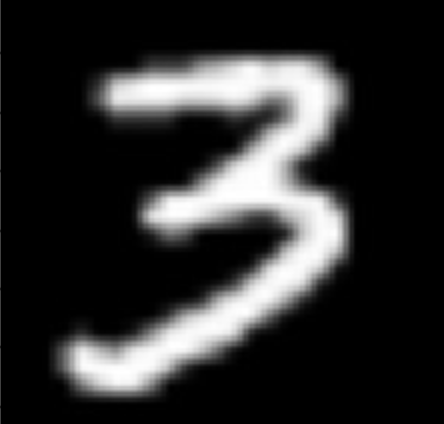
#> input picture mnist/data/infer_3.png, 444 x 424 px; its folder holds only this picture in this run
$ python -i train.py   (imports and definitions only)
#> lines starting #> are read from the running program, lines starting #| are printed output that depends on the picture
#!/usr/bin/env python
# coding: utf-8

# In[1]:


# -*- coding: UTF-8 -*-
"""
训练常用视觉基础网络，用于分类任务
需要将训练图片，类别文件 label_list.txt 放置在同一个文件夹下
程序会先读取 train.txt 文件获取类别数和图片数量
"""
from __future__ import absolute_import
from __future__ import division
from __future__ import print_function
import os
import numpy as np
import time
import math
import paddle
import paddle.fluid as fluid
import codecs
import logging

from paddle.fluid.initializer import MSRA
from paddle.fluid.initializer import Uniform
from paddle.fluid.param_attr import ParamAttr
from PIL import Image
from PIL import ImageEnhance


# In[2]:


train_parameters = {
    "input_size": [3, 224, 224],
    "class_dim": -1,  # 分类数，会在初始化自定义 reader 的时候获得
    "image_count": -1,  # 训练图片数量，会在初始化自定义 reader 的时候获得
    "label_dict": {},  # 类别编号与类别名之间的映射关系
    "data_dir": "data/data2815",  # 训练数据存储地址
    "train_file_list": "train.txt",
    "label_file": "label_list.txt",
    "save_freeze_dir": "./freeze-model",
    "save_persistable_dir": "./persistable-params",
    "continue_train": False,        # 是否接着上一次保存的参数接着训练，优先级高于预训练模型
    "pretrained": True,            # 是否使用预训练的模型
    "pretrained_dir": "data/GoogleNet_pretrained",
    "mode": "train",
    "num_epochs": 120,
    "train_batch_size": 30,
    "mean_rgb": [127.5, 127.5, 127.5],  # 常用图片的三通道均值，通常来说需要先对训练数据做统计，此处仅取中间值
    "use_gpu": True,
    "dropout_seed": None,
    "image_enhance_strategy": {  # 图像增强相关策略
        "need_distort": True,  # 是否启用图像颜色增强
        "need_rotate": True,   # 是否需要增加随机角度
        "need_crop": True,      # 是否要增加裁剪
        "need_flip": True,      # 是否要增加水平随机翻转
        "hue_prob": 0.5,
        "hue_delta": 18,
        "contrast_prob": 0.5,
        "contrast_delta": 0.5,
        "saturation_prob": 0.5,
        "saturation_delta": 0.5,
        "brightness_prob": 0.5,
        "brightness_delta": 0.125
    },
    "early_stop": {
        "sample_frequency": 50,
        "successive_limit": 3,
        "good_acc1": 0.92
    },
    "rsm_strategy": {
        "learning_rate": 0.001,
        "lr_epochs": [20, 40, 60, 80, 100],
        "lr_decay": [1, 0.5, 0.25, 0.1, 0.01, 0.002]
    },
    "momentum_strategy": {
        "learning_rate": 0.001,
        "lr_epochs": [20, 40, 60, 80, 100],
        "lr_decay": [1, 0.5, 0.25, 0.1, 0.01, 0.002]
    },
    "sgd_strategy": {
        "learning_rate": 0.001,
        "lr_epochs": [20, 40, 60, 80, 100],
        "lr_decay": [1, 0.5, 0.25, 0.1, 0.01, 0.002]
    },
    "adam_strategy": {
        "learning_rate": 0.002
    }
}


# In[3]:


class GoogleNet():
    """
    GoogleNet网络类
    """
    def __init__(self):
        self.params = train_parameters

    # [314 lines left out: functions conv_layer, xavier, inception, net, init_log_config, init_train_parameters and 3 more, not called in this run]


def random_brightness(img):
    """
    图像增强，亮度调整
    :param img:
    :return:
    """
    prob = np.random.uniform(0, 1)
    if prob < train_parameters['image_enhance_strategy']['brightness_prob']:
        brightness_delta = train_parameters['image_enhance_strategy']['brightness_delta']
        delta = np.random.uniform(-brightness_delta, brightness_delta) + 1
        img = ImageEnhance.Brightness(img).enhance(delta)
    return img


def random_contrast(img):
    """
    图像增强，对比度调整
    :param img:
    :return:
    """
    prob = np.random.uniform(0, 1)
    if prob < train_parameters['image_enhance_strategy']['contrast_prob']:
        contrast_delta = train_parameters['image_enhance_strategy']['contrast_delta']
        delta = np.random.uniform(-contrast_delta, contrast_delta) + 1
        img = ImageEnhance.Contrast(img).enhance(delta)
    return img


def random_saturation(img):
    """
    图像增强，饱和度调整
    :param img:
    :return:
    """
    prob = np.random.uniform(0, 1)
    if prob < train_parameters['image_enhance_strategy']['saturation_prob']:
        saturation_delta = train_parameters['image_enhance_strategy']['saturation_delta']
        delta = np.random.uniform(-saturation_delta, saturation_delta) + 1
        img = ImageEnhance.Color(img).enhance(delta)
    return img


def random_hue(img):
    """
    图像增强，色度调整
    :param img:
    :return:
    """
    prob = np.random.uniform(0, 1)
    if prob < train_parameters['image_enhance_strategy']['hue_prob']:
        hue_delta = train_parameters['image_enhance_strategy']['hue_delta']
        delta = np.random.uniform(-hue_delta, hue_delta)
        img_hsv = np.array(img.convert('HSV'))
        img_hsv[:, :, 0] = img_hsv[:, :, 0] + delta
        img = Image.fromarray(img_hsv, mode='HSV').convert('RGB')
    return img


def distort_color(img):
    """
    概率的图像增强
    :param img:
    :return:
    """
    prob = np.random.uniform(0, 1)
    # Apply different distort order
    if prob < 0.35:
        img = random_brightness(img)  # 亮度
        img = random_contrast(img)  # 对比度
        img = random_saturation(img)  # 饱和度
        img = random_hue(img)  # 色度
    elif prob < 0.7:
        img = random_brightness(img)  # 亮度
        img = random_saturation(img)  # 饱和度
        img = random_hue(img)  # 色度
        img = random_contrast(img)  # 对比度
    return img


# [232 lines left out: functions custom_image_reader, optimizer_momentum_setting, optimizer_rms_setting, optimizer_sgd_setting, optimizer_adam_setting, load_params and 1 more, not called in this run]


# [4 lines not run here, left out]


# In[ ]:

>>> from PIL import Image
>>> picture = Image.open('../mnist/data/infer_3.png')
#> picture is the input picture: PIL image 444x424 RGBA; mean R, G, B, A 47.2, 47.2, 47.2, 255
>>> result = distort_color(picture)
#> in random_contrast, `img = ImageEnhance.Contrast(img).enhance(delta)`:
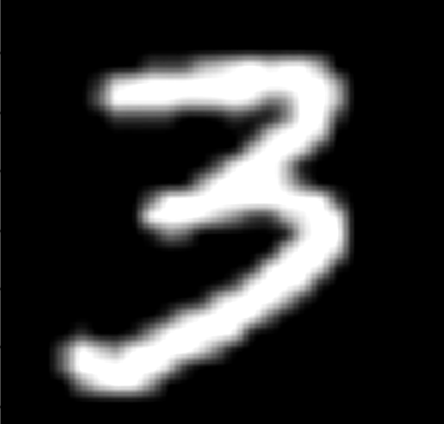
#> img: PIL image 444x424 RGBA; mean R, G, B, A 50, 50, 50, 255
